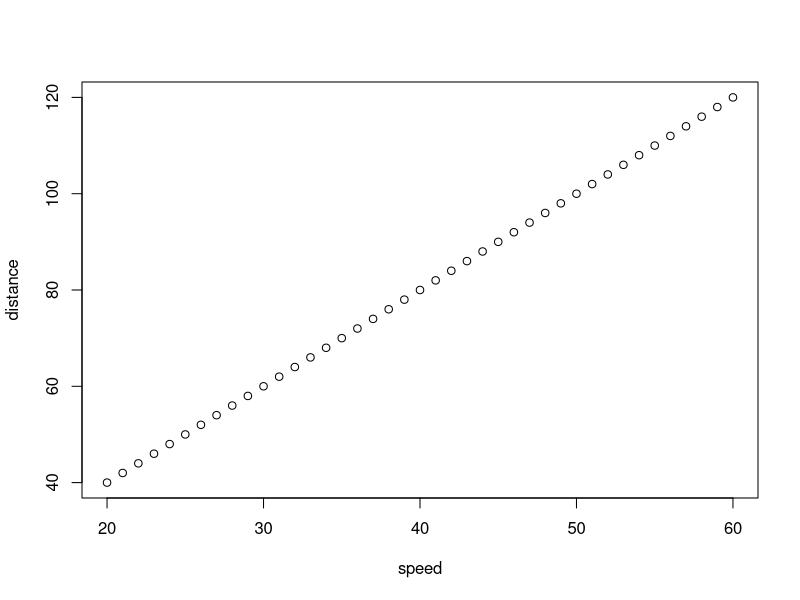
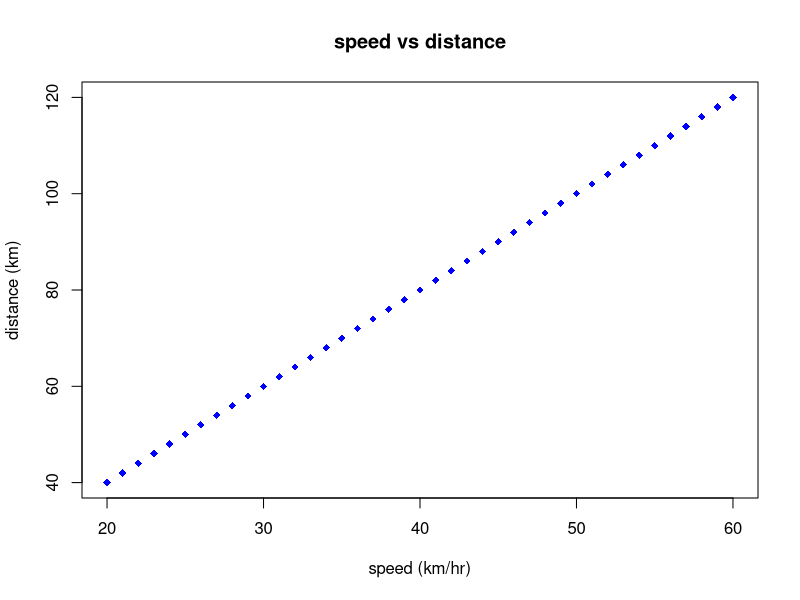
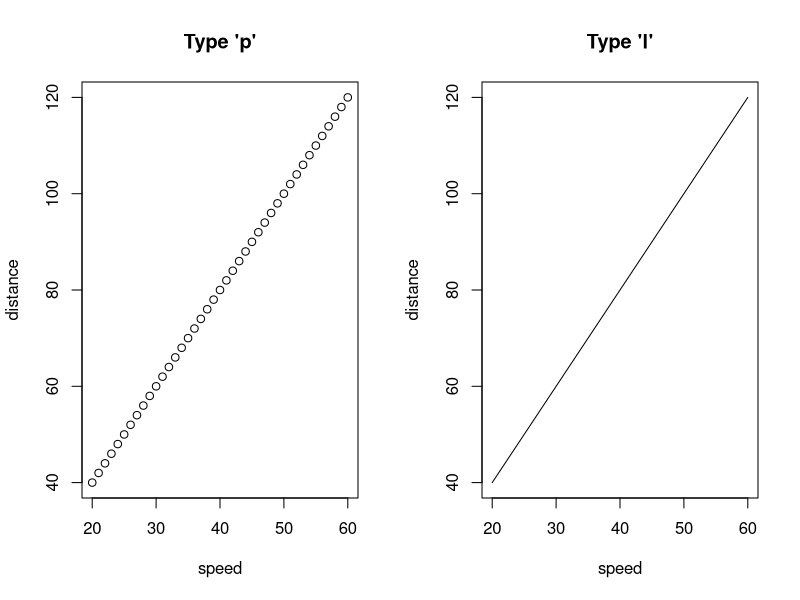
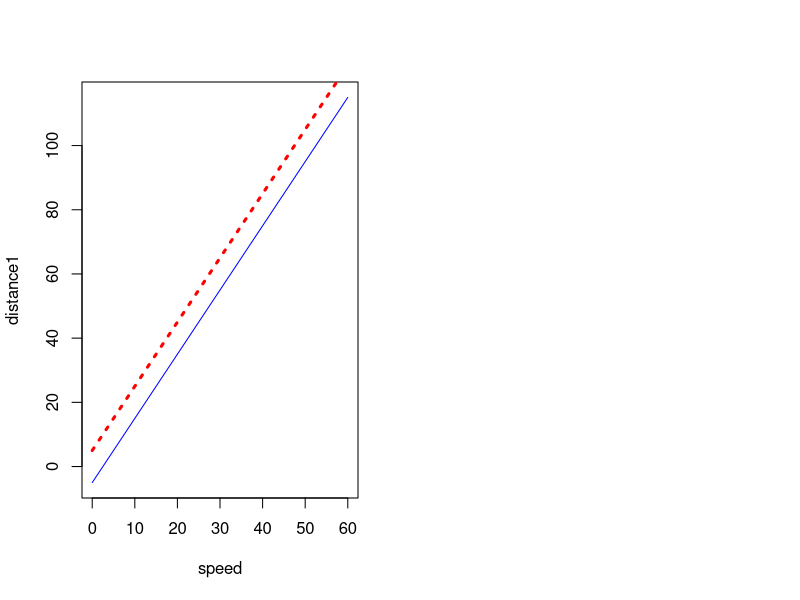
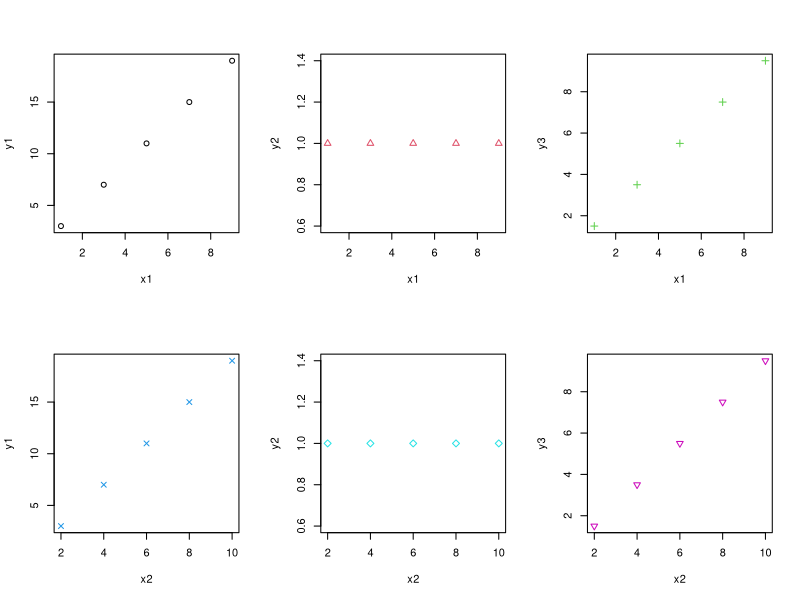
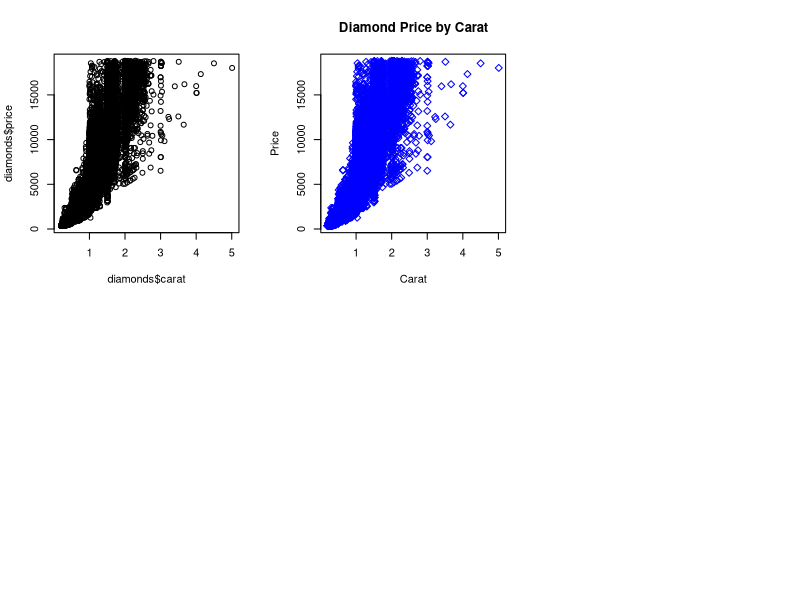

Reproduce these figures in R, in order.
## ---- chunk 1
speed    <- 20:60 #km/hr
time     <- 2 #hr
distance <- speed * time
distance

## ---- chunk 2
#plot(x = speed, y = distance)      #plot() means scatter plot

#or 

plot(speed, distance)
## ---- chunk 3
plot(x = speed, y = distance,       #specify what's on x-axis and y-axis
     main = "speed vs distance",    #chart title
     xlab = "speed (km/hr)",        #x-axis label
     ylab = "distance (km)",        #y-axis label
     col = "blue",                  #plot color
     pch = 18)                      #plot symbol
## ---- chunk 4
par(mfrow = c(1,2)) #multiple plots in one screen
plot(speed, distance, type = "p", main = "Type 'p'")
plot(speed, distance, type = "l", main = "Type 'l'")
## ---- chunk 5
speed     <- 0:60
distance1 <- speed * time - 5
distance2 <- speed * time + 5
plot(speed, distance1, type = "l",col = "blue")
lines(speed, distance2, lty = 3, lwd = 3, col = "red")  #Try lty = 1 - 6

#Try
#points(speed, distance2, col = "red", pch = 8)
## ---- chunk 6
x1 <- c(1, 3, 5, 7, 9)
x2 <- c(2, 4, 6, 8, 10)
y1 <- x1 + x2
y2 <- x2 - x1
y3 <- (x1 + x2)/2
## ---- chunk 7
par(mfrow = c(2,3))             #Multiple graphs in one plot: Plots arranged in 2 rows 3 columns
plot(x1, y1, pch = 1, col = 1)  #Call plot() 6 times for 2 x 3 plots
plot(x1, y2, pch = 2, col = 2)
plot(x1, y3, pch = 3, col = 3)
plot(x2, y1, pch = 4, col = 4)
plot(x2, y2, pch = 5, col = 5)
plot(x2, y3, pch = 6, col = 6)
## ---- chunk 8
#install.packages('ggplot2')  #If this is the first time you use ggplot, need to install first.
library(ggplot2)
data(diamonds)
head(diamonds)
## ---- chunk 9
str(diamonds)    #check definition of each variable in slide deck
## ---- chunk 10
plot(x = diamonds$carat, y = diamonds$price)
## ---- chunk 11
plot(x = diamonds$carat, y = diamonds$price, 
     main = "Diamond Price by Carat", 
     xlab = "Carat", 
     ylab = "Price", 
     col = "blue", 
     pch = 5)
